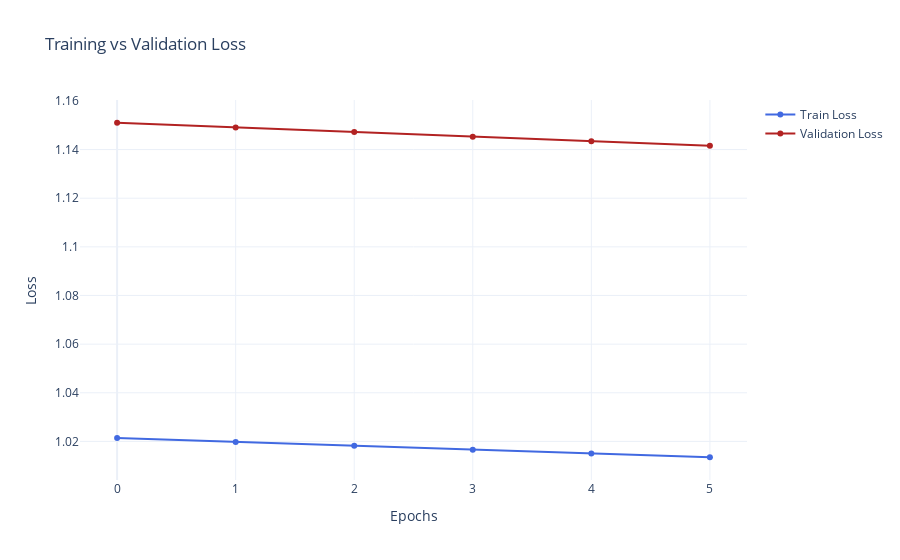

Notebook source saved alongside this figure:
### Markdown cell above
### Optimizer Comparison (100 Epochs, MSE Loss, 32 Hidden Units)


- **SGD Optimizer**  
  - **Test MSE:** 0.8917  
  - **Test MAE:** 0.7702

### Code cell
model = Network(input_features=tensor_x_train.shape[1], hidden_size1= 32, output_size=1)
train_model(model, tensor_x_train, tensor_y_train, tensor_x_val, tensor_y_val, epochs=100,loss_type='mse',optimizer_type='sgd')
test_model(model,tensor_x_test, tensor_y_test )

### Figure 1 — Plotly figure (JSON) as saved in the notebook; plotly's stock layout.template omitted (floating-point values rounded to 4 significant figures)
{"data": [{"line": {"color": "royalblue"}, "mode": "lines+markers", "name": "Train Loss", "type": "scatter", "x": [0, 1, 2, 3, 4, 5], "y": [1.021, 1.02, 1.018, 1.017, 1.015, 1.013]}, {"line": {"color": "firebrick"}, "mode": "lines+markers", "name": "Validation Loss", "type": "scatter", "x": [0, 1, 2, 3, 4, 5], "y": [1.151, 1.149, 1.147, 1.145, 1.143, 1.142]}], "layout": {"hovermode": "x unified", "title": {"text": "Training vs Validation Loss"}, "xaxis": {"title": {"text": "Epochs"}}, "yaxis": {"title": {"text": "Loss"}}}}
